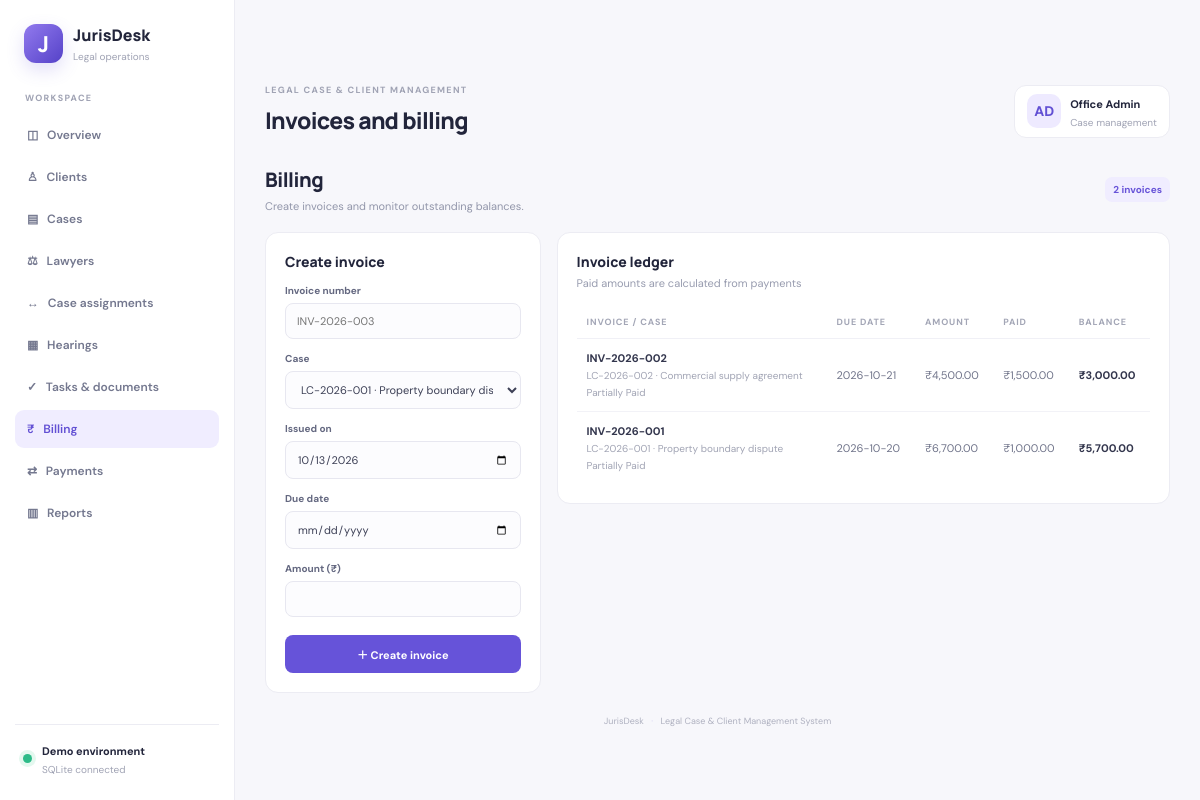
Screenshot of /billing with the database file from the repository.
### tables this page shows
CREATE TABLE invoices(
          id INTEGER PRIMARY KEY AUTOINCREMENT, invoice_number TEXT NOT NULL UNIQUE,
          case_id INTEGER NOT NULL, issued_on TEXT NOT NULL, due_date TEXT NOT NULL,
          amount REAL NOT NULL CHECK(amount>=0), status TEXT NOT NULL DEFAULT 'Unpaid',
          FOREIGN KEY(case_id) REFERENCES cases(id)
        );

### app.py (the view, shortened to what this page needs)
@app.route("/billing",methods=["GET","POST"])
def billing():
    with db() as con:
        rows=con.execute("""SELECT i.*,c.case_number,c.title,COALESCE(p.paid,0) paid,
          i.amount-COALESCE(p.paid,0) balance FROM invoices i JOIN cases c ON c.id=i.case_id
          LEFT JOIN (SELECT invoice_id,SUM(amount) paid FROM payments GROUP BY invoice_id) p ON p.invoice_id=i.id
          ORDER BY i.id DESC""").fetchall()
        cases_list=con.execute("SELECT id,case_number,title FROM cases ORDER BY case_number").fetchall()
    return render_template("billing.html",rows=rows,cases=cases_list,today=date.today().isoformat())

### app.py (called while the page is built)
def db():
    con = sqlite3.connect(DB)
    con.row_factory = sqlite3.Row
    con.execute("PRAGMA foreign_keys=ON")
    return con

### templates/billing.html
{% extends "base.html" %}{% set heading="Invoices and billing" %}{% block content %}<div class="intro"><div><h2>Billing</h2><p>Create invoices and monitor outstanding balances.</p></div><span class="pill">{{rows|length}} invoices</span></div><div class="layout"><form class="panel form" method="post"><h3>Create invoice</h3><label>Invoice number<input name="invoice_number" placeholder="INV-2026-003" required></label><label>Case<select name="case_id">{% for c in cases %}<option value="{{c.id}}">{{c.case_number}} · {{c.title}}</option>{% endfor %}</select></label><label>Issued on<input type="date" name="issued_on" value="{{today}}" required></label><label>Due date<input type="date" name="due_date" required></label><label>Amount (₹)<input type="number" min="0" step=".01" name="amount" required></label><button class="btn">＋ Create invoice</button></form><div class="panel"><div class="panelhead"><div><h3>Invoice ledger</h3><p>Paid amounts are calculated from payments</p></div></div><div class="tablewrap"><table><thead><tr><th>INVOICE / CASE</th><th>DUE DATE</th><th>AMOUNT</th><th>PAID</th><th>BALANCE</th></tr></thead><tbody>{% for r in rows %}<tr><td><b>{{r.invoice_number}}</b><small>{{r.case_number}} · {{r.title}}</small><small>{{r.status}}</small></td><td>{{r.due_date}}</td><td>₹{{"{:,.2f}".format(r.amount)}}</td><td>₹{{"{:,.2f}".format(r.paid)}}</td><td><b>₹{{"{:,.2f}".format(r.balance)}}</b></td></tr>{% endfor %}</tbody></table></div></div></div>{% endblock %}

### static/style.css (style rules this page uses)
:root { --ink:#22253b;--muted:#898da2;--line:#ececf3;--violet:#6653d9;--bg:#f7f7fb }
* { box-sizing:border-box }
body { margin:0;background:var(--bg);color:var(--ink);font:14px 'DM Sans',Arial,sans-serif }
.btn { border:0;background:var(--violet);color:#fff;border-radius:8px;padding:11px 14px;font:700 11px 'DM Sans';cursor:pointer;text-decoration:none;display:inline-flex;align-items:center;justify-content:center;white-space:nowrap }
.stat,.panel { background:#fff;border:1px solid var(--line);border-radius:13px }
.panel { padding:19px;min-width:0 }
.panelhead { display:flex;justify-content:space-between;align-items:center;margin-bottom:16px;gap:10px }
.panel h3,.panelhead h3 { font:800 14px Manrope;margin:0 }
.panelhead p,.muted { font-size:11px;color:#989caf;margin:5px 0 0 }
.tablewrap { overflow-x:auto }
table { width:100%;border-collapse:collapse;white-space:nowrap }
th { text-align:left;color:#a3a6b6;font-size:9px;letter-spacing:.9px;padding:10px;border-bottom:1px solid #f0f0f6 }
td { font-size:11px;color:#70748a;padding:12px 10px;border-bottom:1px solid #f2f2f7 }
tbody tr:last-child td { border-bottom:0 }
td b { color:#33364d;font-size:11px }
td small { display:block;color:#a1a4b4;font-size:10px;margin-top:4px }
.pill { display:inline-block;background:#f0edff;color:#6753d8;border-radius:7px;padding:6px 8px;font-size:10px;font-weight:700;white-space:nowrap }
.intro { display:flex;justify-content:space-between;align-items:center;margin:4px 0 19px }
.intro h2 { font:800 20px Manrope;margin:0;letter-spacing:-.5px }
.intro p { font-size:11px;color:#9296aa;margin:6px 0 0 }
.layout { display:grid;grid-template-columns:minmax(250px,.62fr) minmax(0,1.38fr);gap:16px;align-items:start }
.form h3 { margin-bottom:6px }
.form label { display:block;font-size:10px;font-weight:700;color:#646880;margin-top:13px }
.form input,.form select,.form textarea { display:block;width:100%;margin-top:6px;border:1px solid #e7e7f0;border-radius:8px;background:#fcfcfe;padding:10px 11px;font:11px 'DM Sans';color:#3d4056;outline:none }
.form>.btn { width:100%;margin-top:18px }

### rows the page displays
invoices: invoice_number "INV-2026-002", case_number "LC-2026-002", title "Commercial supply agreement", status "Partially Paid", due_date "2026-10-21", amount "4,500.00", paid "1,500.00", balance "3,000.00"
invoices: invoice_number "INV-2026-001", case_number "LC-2026-001", title "Property boundary dispute", status "Partially Paid", due_date "2026-10-20", amount "6,700.00", paid "1,000.00", balance "5,700.00"

### other values shown
{{ heading or "Legal operations overview" }} "Invoices and billing"
{{ rows|length }} "2"
form field case_id "LC-2026-001 · Property boundary dispute"
